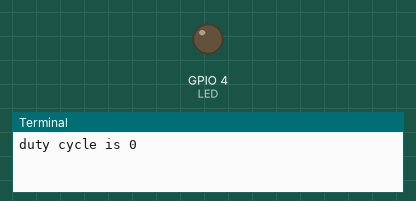
This program was run on a simulated Raspberry Pi (BCM pin numbers). Shown: output pins drawn as LEDs (lit = HIGH), the last lines printed to the terminal.

Above: at 0.05 s.
At 2.5 s:
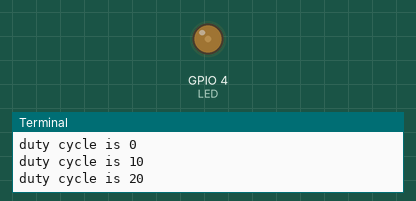
At 5.0 s:
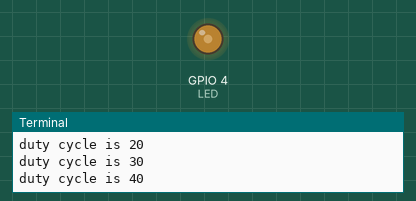
At 10.0 s:
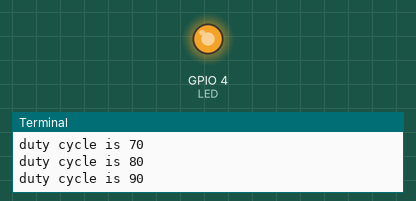
Timing chart, 0 to 13.0 s (numbered marks = the images above):
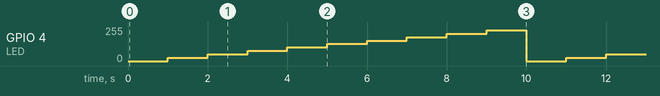

The program:

pwm_led.py
```python
import RPi.GPIO as GPIO
import time

LED = 4

GPIO.setmode(GPIO.BCM)
GPIO.setup(LED, GPIO.OUT)

try:
    # Set frequency of PWM 100 Hz
    pwm = GPIO.PWM(LED, 100)
    # Set initial value of Duty cycle = 0 (LED OFF)
    pwm.start(0)

    while True:
        for i in range(10):
            # Change duty cycle from 0 to 100 percent
            pwm.ChangeDutyCycle(i*10)
            print(f'duty cycle is {i*10}')
            time.sleep(1)
except KeyboardInterrupt:
    pass
# Always executed whether error or not
finally:
    pwm.stop()
    GPIO.cleanup()
```

Measured:
- by itself, GPIO 4 (LED): repeats every 10.0 s: 51/255 1.0 s, 77/255 1.0 s, 102/255 1.0 s, 128/255 1.0 s, 153/255 1.0 s, 179/255 1.0 s, 204/255 1.0 s, 230/255 1.0 s, 0/255 1.0 s, 26/255 1.0 s
